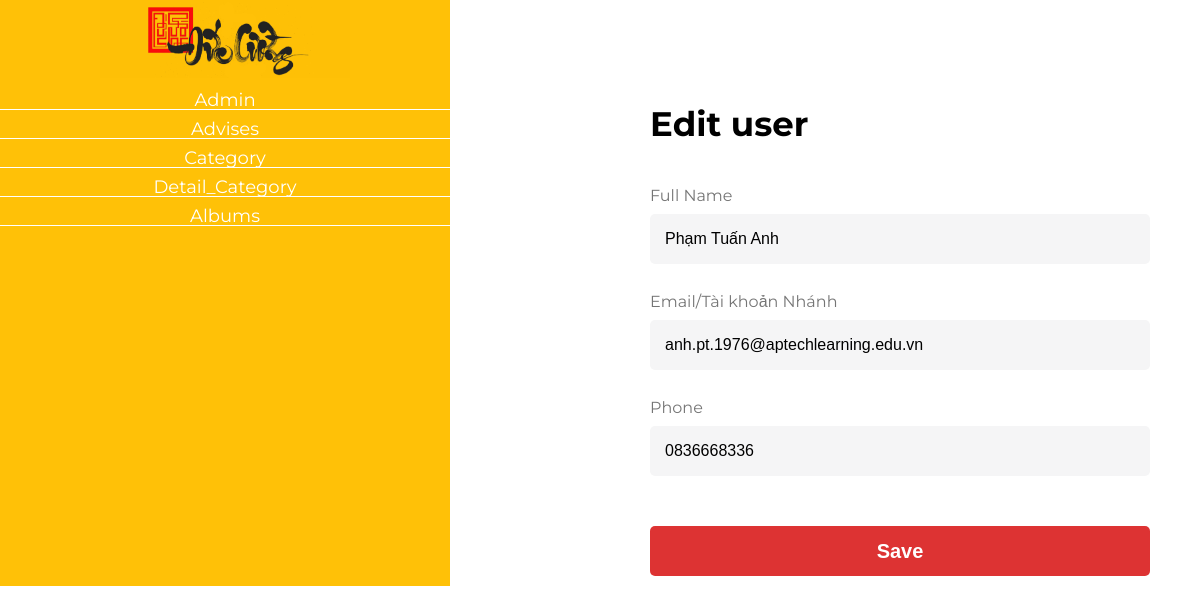
Screenshot of /admin/adm_edit.php?id=1 (signed in) with the database file from the repository.
### tables this page shows
CREATE TABLE `users` (
  `id` int(11) NOT NULL,
  `name` varchar(50) DEFAULT NULL,
  `email` varchar(150) DEFAULT NULL,
  `phone` varchar(20) DEFAULT NULL,
  `created_at` datetime DEFAULT NULL,
  `update_at` datetime DEFAULT NULL,
  `password` varchar(50) DEFAULT NULL
);

### validation/dbhelper.php (called while the page is built, shortened)
<?php
function executeResult($sql, $isSingle = false) {
	$conn = mysqli_connect(HOST, USERNAME, PASSWORD, DATABASE);
	mysqli_set_charset($conn, 'utf8');
	$data = null;
	$resultset = mysqli_query($conn, $sql);
	if($resultset != null){
		if($isSingle) {
			$data = mysqli_fetch_assoc($resultset);
		} else {
			$data = [];
			while(($row = mysqli_fetch_assoc($resultset)) != null) {
				$data[] = $row;
			}
		}
	}
	return $data;
}

### admin/adm_edit.php (the view, shortened to what this page needs)
<?php
require_once('../validation/dbhelper.php');
$id = $_GET['id'];
$sql = "select * from users where id = $id";
$users = executeResult($sql, true);
?>
<!DOCTYPE html>
<html lang="en">
<head>
    <link rel="stylesheet" href="../css/reset.css">
    <link rel="stylesheet" href="../css/lg.css">
</head>
<body>
    <div id="wrapper">
    <div class="main-left">
                    <ul>
                         <a href="../index.php" id="logo">
                            <img src="../img/logo.png" alt="">
                        </a>
                            <li><a href="adm_users.php">Admin</a></li>
                            <li><a href="adm_advises.php">Advises</a></li>
                            <li><a href="adm_category.php">Category</a></li>
                            <li><a href="detail_category.php">Detail_Category</a></li>
                            <li><a href="adm_albums.php">Albums</a></li>
                    </ul>
                </div>
        <div class="main-right">
            <div class="form-login-right">
               <form method="post">
                    <h1>Edit user</h1>
                    <ul>
                        <li>Full Name</li>
                        <li><input required type="text" name="name"placeholder ="Eg: Phạm Tuấn Anh"  value="<?=$users['name']?>"></li>
                        <li>Email/Tài khoản Nhánh</li>
                        <li><input required type="email" name="email" placeholder="Eg: phamtuananh2101@gmail.com" value="<?=$users['email']?>"></li>
                        <li>Phone</li>
                        <li><input required type="tel" name="phone" placeholder="Eg: 0836668336" value="<?=$users['phone']?>"></li>
                        <li> <button type="submit">Save</button></li>
                    </ul>
               </form>
            </div>
            </div>
    </div>
</body>
</html>

### css/lg.css (style rules this page uses)
* { margin: 0; padding: 0; }
body { background-color: #fff; font-family: 'Montserrat', sans-serif; }
#wrapper { height: auto; display: flex; }
#logo { padding:5px 0px; }
#logo img { max-width: 250px; height: auto; }
.main-left { flex: 3; height: auto; background-color: #ffc107; text-align: center; }
.main-left ul { padding-inline-start:0px; }
.main-left ul li { list-style: none; margin-top: 10px; border-bottom: 1px solid #fff; font-size: 18px; }
.main-left ul li a { text-decoration: none; color: #fff; }
.main-right { flex: 5; height: auto; }
h1 { font-size: 2.125rem; line-height: 3rem; margin-top: 0px; margin-bottom: 2.5rem; font-weight: 700; }
form { margin-top: 100px; margin-left: 200px; width: 500px; }
input { margin-bottom:20px; width: 97%; height: 50px; outline: none; border-radius: 5px; padding-left:15px; font-size:16px; background-color: #F5F5F6; border: none; }
li { color: rgba(0, 0, 0, 0.54); margin-bottom: 10px; list-style: none; }
button { outline:none; background-color:#dd3333; height: 50px; width: 100%; text-align: center; color: white; cursor: pointer; border:none; border-radius: 5px; margin-top:20px; font-size:20px; font-weight: bold; }
a { color: #dd3333; }

### rows the page displays
users: name "Phạm Tuấn Anh", email "anh.pt.1976@aptechlearning.edu.vn", phone "0836668336"
